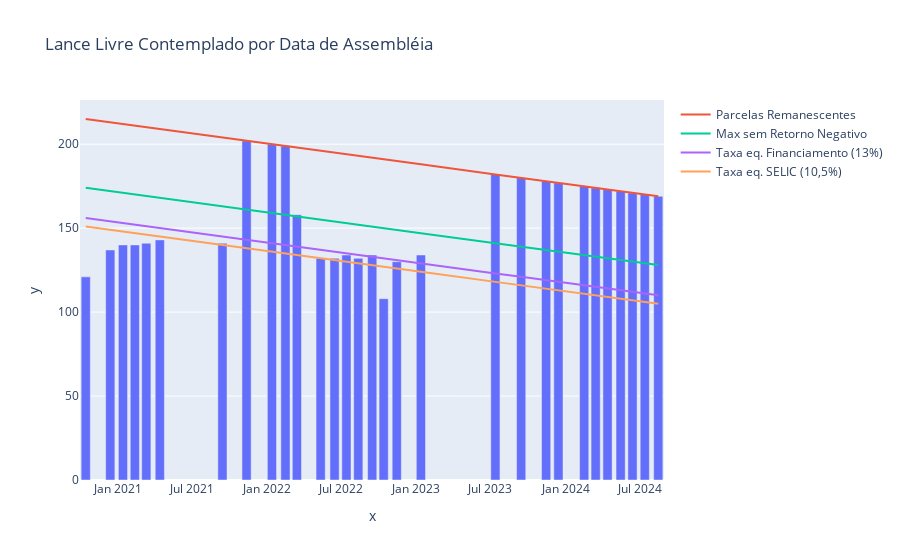

Write notebook code for a chart like this one.
### Code cell
chart_df = (
    df[["data_assembleia", "max_parcelas", "max_selic", "max_fin_imob", "max_sem_perda", "quantidadeParcelaLance"]]
    .where((df["modalidade"] == "Lance Livre") & (df["contemplado"] == 1))
    .groupby(["data_assembleia", "max_parcelas", "max_selic", "max_fin_imob", "max_sem_perda"])
    .max()
    .reset_index()
)
# print(chart_df)
fig = px.bar(
    x=chart_df["data_assembleia"],
    y=chart_df["quantidadeParcelaLance"],
    labels={
        "data_assembleia": "Data da assembleia",
        "quantidadeParcelaLance": "Lance Livre",
    },
    title=f"Lance Livre Contemplado por Data de Assembléia",
)
fig.add_scatter(
    x=chart_df["data_assembleia"],
    y=chart_df["max_parcelas"],
    mode="lines",
    name="Parcelas Remanescentes",
)
fig.add_scatter(
    x=chart_df["data_assembleia"],
    y=chart_df["max_sem_perda"],
    mode="lines",
    name="Max sem Retorno Negativo",
)
fig.add_scatter(
    x=chart_df["data_assembleia"],
    y=chart_df["max_fin_imob"],
    mode="lines",
    name="Taxa eq. Financiamento (13%)",
)

fig.add_scatter(
    x=chart_df["data_assembleia"],
    y=chart_df["max_selic"],
    mode="lines",
    name="Taxa eq. SELIC (10,5%)",
)

fig.show()

### Figure 1 — Plotly figure (JSON) as saved in the notebook; plotly's stock layout.template omitted (floating-point values rounded to 4 significant figures)
{"data": [{"alignmentgroup": "True", "hovertemplate": "x=%{x}<br>y=%{y}<extra></extra>", "legendgroup": "", "marker": {"color": "#636efa", "pattern": {"shape": ""}}, "name": "", "offsetgroup": "", "orientation": "v", "showlegend": false, "textposition": "auto", "type": "bar", "x": ["2020-10-15T00:00:00", "2020-12-14T00:00:00", "2021-01-14T00:00:00", "2021-02-12T00:00:00", "2021-03-12T00:00:00", "2021-04-14T00:00:00", "2021-09-14T00:00:00", "2021-11-12T00:00:00", "2022-01-13T00:00:00", "2022-02-15T00:00:00", "2022-03-15T00:00:00", "2022-05-12T00:00:00", "2022-06-15T00:00:00", "2022-07-14T00:00:00", "2022-08-12T00:00:00", "2022-09-15T00:00:00", "2022-10-13T00:00:00", "2022-11-14T00:00:00", "2023-01-12T00:00:00", "2023-07-13T00:00:00", "2023-09-14T00:00:00", "2023-11-14T00:00:00", "2023-12-14T00:00:00", "2024-02-15T00:00:00", "2024-03-14T00:00:00", "2024-04-12T00:00:00", "2024-05-14T00:00:00", "2024-06-12T00:00:00", "2024-07-12T00:00:00", "2024-08-14T00:00:00"], "xaxis": "x", "y": [121, 137, 140, 140, 141, 143, 141, 202, 200, 199, 158, 132, 132, 134, 132, 134, 108, 130, 134, 182, 180, 178, 177, 175, 174, 173, 172, 171, 170, 169], "yaxis": "y"}, {"mode": "lines", "name": "Parcelas Remanescentes", "type": "scatter", "x": ["2020-10-15T00:00:00", "2020-12-14T00:00:00", "2021-01-14T00:00:00", "2021-02-12T00:00:00", "2021-03-12T00:00:00", "2021-04-14T00:00:00", "2021-09-14T00:00:00", "2021-11-12T00:00:00", "2022-01-13T00:00:00", "2022-02-15T00:00:00", "2022-03-15T00:00:00", "2022-05-12T00:00:00", "2022-06-15T00:00:00", "2022-07-14T00:00:00", "2022-08-12T00:00:00", "2022-09-15T00:00:00", "2022-10-13T00:00:00", "2022-11-14T00:00:00", "2023-01-12T00:00:00", "2023-07-13T00:00:00", "2023-09-14T00:00:00", "2023-11-14T00:00:00", "2023-12-14T00:00:00", "2024-02-15T00:00:00", "2024-03-14T00:00:00", "2024-04-12T00:00:00", "2024-05-14T00:00:00", "2024-06-12T00:00:00", "2024-07-12T00:00:00", "2024-08-14T00:00:00"], "y": [215, 213, 212, 211, 210, 209, 204, 202, 200, 199, 198, 196, 195, 194, 193, 192, 191, 190, 188, 182, 180, 178, 177, 175, 174, 173, 172, 171, 170, 169]}, {"mode": "lines", "name": "Max sem Retorno Negativo", "type": "scatter", "x": ["2020-10-15T00:00:00", "2020-12-14T00:00:00", "2021-01-14T00:00:00", "2021-02-12T00:00:00", "2021-03-12T00:00:00", "2021-04-14T00:00:00", "2021-09-14T00:00:00", "2021-11-12T00:00:00", "2022-01-13T00:00:00", "2022-02-15T00:00:00", "2022-03-15T00:00:00", "2022-05-12T00:00:00", "2022-06-15T00:00:00", "2022-07-14T00:00:00", "2022-08-12T00:00:00", "2022-09-15T00:00:00", "2022-10-13T00:00:00", "2022-11-14T00:00:00", "2023-01-12T00:00:00", "2023-07-13T00:00:00", "2023-09-14T00:00:00", "2023-11-14T00:00:00", "2023-12-14T00:00:00", "2024-02-15T00:00:00", "2024-03-14T00:00:00", "2024-04-12T00:00:00", "2024-05-14T00:00:00", "2024-06-12T00:00:00", "2024-07-12T00:00:00", "2024-08-14T00:00:00"], "y": [174, 172, 171, 170, 169, 168, 163, 161, 159, 158, 157, 155, 154, 153, 152, 151, 150, 149, 147, 141, 139, 137, 136, 134, 133, 132, 131, 130, 129, 128]}, {"mode": "lines", "name": "Taxa eq. Financiamento (13%)", "type": "scatter", "x": ["2020-10-15T00:00:00", "2020-12-14T00:00:00", "2021-01-14T00:00:00", "2021-02-12T00:00:00", "2021-03-12T00:00:00", "2021-04-14T00:00:00", "2021-09-14T00:00:00", "2021-11-12T00:00:00", "2022-01-13T00:00:00", "2022-02-15T00:00:00", "2022-03-15T00:00:00", "2022-05-12T00:00:00", "2022-06-15T00:00:00", "2022-07-14T00:00:00", "2022-08-12T00:00:00", "2022-09-15T00:00:00", "2022-10-13T00:00:00", "2022-11-14T00:00:00", "2023-01-12T00:00:00", "2023-07-13T00:00:00", "2023-09-14T00:00:00", "2023-11-14T00:00:00", "2023-12-14T00:00:00", "2024-02-15T00:00:00", "2024-03-14T00:00:00", "2024-04-12T00:00:00", "2024-05-14T00:00:00", "2024-06-12T00:00:00", "2024-07-12T00:00:00", "2024-08-14T00:00:00"], "y": [156, 154, 153, 152, 151, 150, 145, 143, 141, 140, 139, 137, 136, 135, 134, 133, 132, 131, 129, 123, 121, 119, 118, 116, 115, 114, 113, 112, 111, 110]}, {"mode": "lines", "name": "Taxa eq. SELIC (10,5%)", "type": "scatter", "x": ["2020-10-15T00:00:00", "2020-12-14T00:00:00", "2021-01-14T00:00:00", "2021-02-12T00:00:00", "2021-03-12T00:00:00", "2021-04-14T00:00:00", "2021-09-14T00:00:00", "2021-11-12T00:00:00", "2022-01-13T00:00:00", "2022-02-15T00:00:00", "2022-03-15T00:00:00", "2022-05-12T00:00:00", "2022-06-15T00:00:00", "2022-07-14T00:00:00", "2022-08-12T00:00:00", "2022-09-15T00:00:00", "2022-10-13T00:00:00", "2022-11-14T00:00:00", "2023-01-12T00:00:00", "2023-07-13T00:00:00", "2023-09-14T00:00:00", "2023-11-14T00:00:00", "2023-12-14T00:00:00", "2024-02-15T00:00:00", "2024-03-14T00:00:00", "2024-04-12T00:00:00", "2024-05-14T00:00:00", "2024-06-12T00:00:00", "2024-07-12T00:00:00", "2024-08-14T00:00:00"], "y": [151, 149, 148, 147, 146, 145, 140, 138, 136, 135, 134, 132, 131, 130, 129, 128, 127, 126, 124, 118, 116, 114, 113, 111, 110, 109, 108, 107, 106, 105]}], "layout": {"barmode": "relative", "legend": {"tracegroupgap": 0}, "title": {"text": "Lance Livre Contemplado por Data de Assembléia"}, "xaxis": {"anchor": "y", "domain": [0, 1], "title": {"text": "x"}}, "yaxis": {"anchor": "x", "domain": [0, 1], "title": {"text": "y"}}}}
